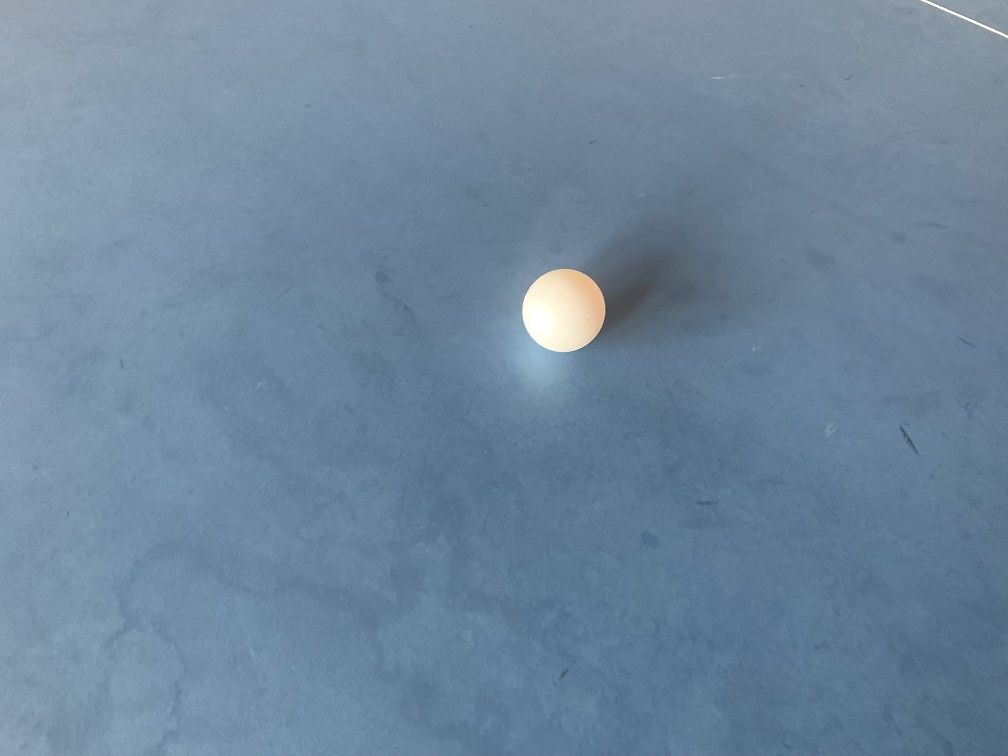
#> input picture Visiontest/balls/Ball1.jpg, 1008 x 756 px, found by its file name; its folder holds only this picture in this run
$ python ball.py
#> lines starting #> are read from the running program, lines starting #| are printed output that depends on the picture; after the words box and inside, x2 and y2 are one past the last pixel; in counts of white or black regions, pixels touching at a corner belong together
#> further down, img is the input picture: shape (756, 1008, 3); mean B, G, R 156.3, 134, 110.4
import cv2 as cv
import numpy as np
import os

def ConvertToGray(img):
    # Converting to grayscale
    img_gray = cv.cvtColor(img, cv.COLOR_BGR2GRAY)
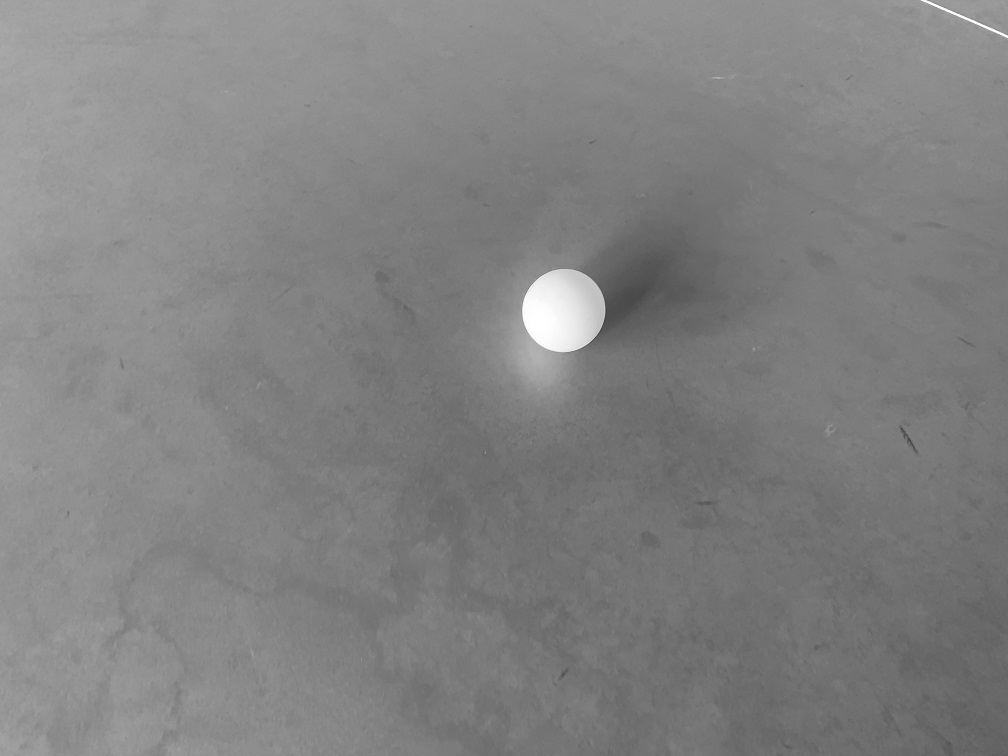
#> img_gray: shape (756, 1008); min 58, max 255, mean 129.5
    img_gray = cv.GaussianBlur(img_gray, (13, 13), cv.BORDER_DEFAULT)
    return img_gray

def DetectCircles(img):
    # Detecting circles
    circles = cv.HoughCircles(img, cv.HOUGH_GRADIENT, 1, 20, param1=50, param2=30, minRadius=15, maxRadius=80)
    return circles

def Threshold(img):
    # Thresholding
    ret, thresh = cv.threshold(img, 150, 255, cv.THRESH_BINARY)
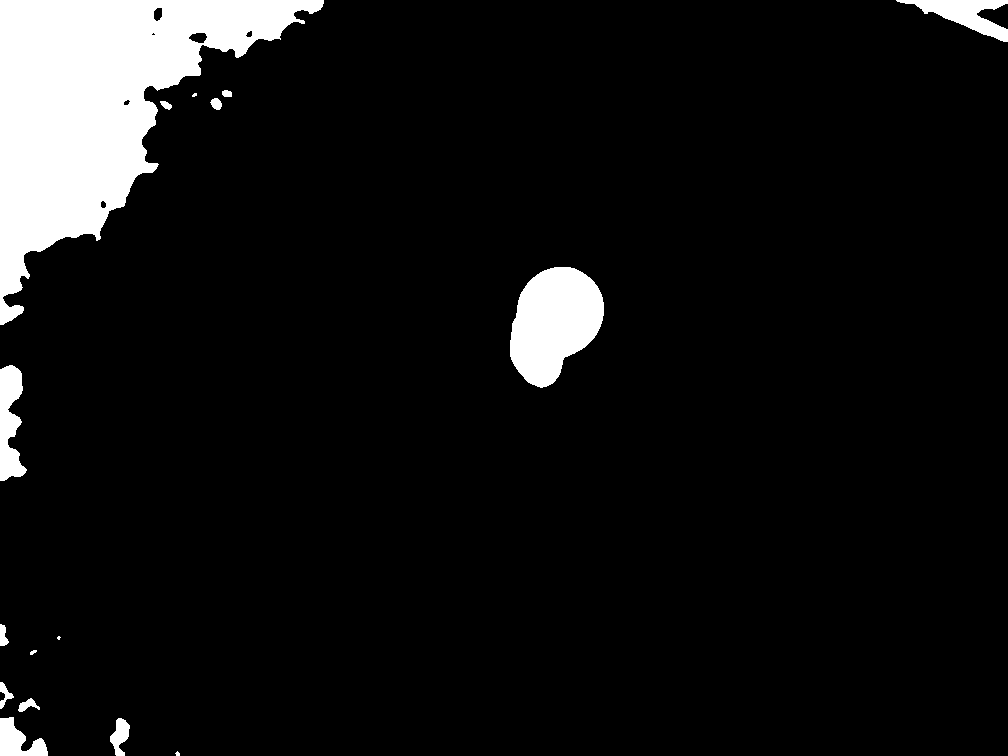
#> thresh: shape (756, 1008); 7.6% white; 16 white regions (3 under 20 px), largest, box (x1, y1, x2, y2) and area: (0, 0, 324, 325) 44026, (510, 267, 604, 388) 7948, (0, 365, 27, 481) 2015
    return thresh

# [4 lines left out: function ConvertHSV, not called in this run]


if __name__ == '__main__':

    # Directory containing the images
    img_dir = "C:/Users/M2-Winterfell/Documents/Code/Unsorted-Works/Visiontest/Balls"

    # Get list of all images in the directory
    img_files = [f for f in os.listdir(img_dir) if f.startswith('Ball') and f.endswith('.jpg')]
    img_files.sort()  # Ensure the images are in order

    for img_file in img_files:
        img_path = os.path.join(img_dir, img_file)

        # Read in an image
        img = cv.imread(img_path)

        # Check if image is loaded correctly
        if img is None:
            print(f"Error: Image {img_file} not loaded!")
            continue

        # Converting to grayscale
        img_gray = ConvertToGray(img)

        # Thresholding
        thresh = Threshold(img_gray)

        circles = DetectCircles(img_gray)
#> in DetectCircles, `circles = cv.HoughCircles(img, cv.HOUGH_GRADIENT, 1, 20, param1=50, pa..`: circles = [[561.5, 309.5, 42.1]]
#> circles = [[561.5, 309.5, 42.1]]

        if circles is not None:
            circles = np.uint16(np.around(circles))
#> circles = [[562, 310, 42]]
            for i in circles[0, :]:
                # draw the outer circle
                cv.circle(img, (i[0], i[1]), i[2], (0, 255, 0), 2)
                # draw the center of the circle
                cv.circle(img, (i[0], i[1]), 2, (0, 0, 255), 3)

                # Print the center coordinates of the circle and the diameter
                print(i[0], i[1], 2 * i[2])
#> this loop made 1 pass
#> (printed output is left out)

        cv.imshow('detected circles', img)

        # Wait for a key press
        key = cv.waitKey(0)
#> (key q is pressed here)

        # If 'q' is pressed, exit the loop
        if key == ord('q'):
            break

    cv.destroyAllWindows()

$ run again, on Visiontest/balls/Ball4.jpg
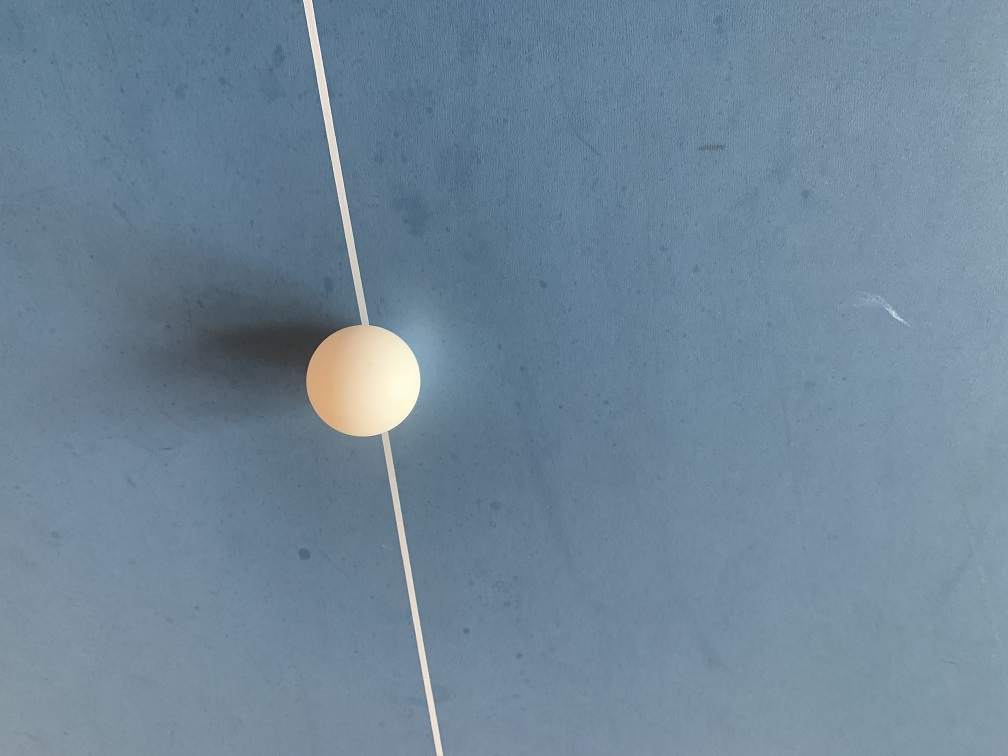
#> input picture Visiontest/balls/Ball4.jpg, 1008 x 756 px, found by its file name
#> img is the input picture: shape (756, 1008, 3); mean B, G, R 152, 134.2, 111.3
#> in ConvertToGray, `img_gray = cv.cvtColor(img, cv.COLOR_BGR2GRAY)`:
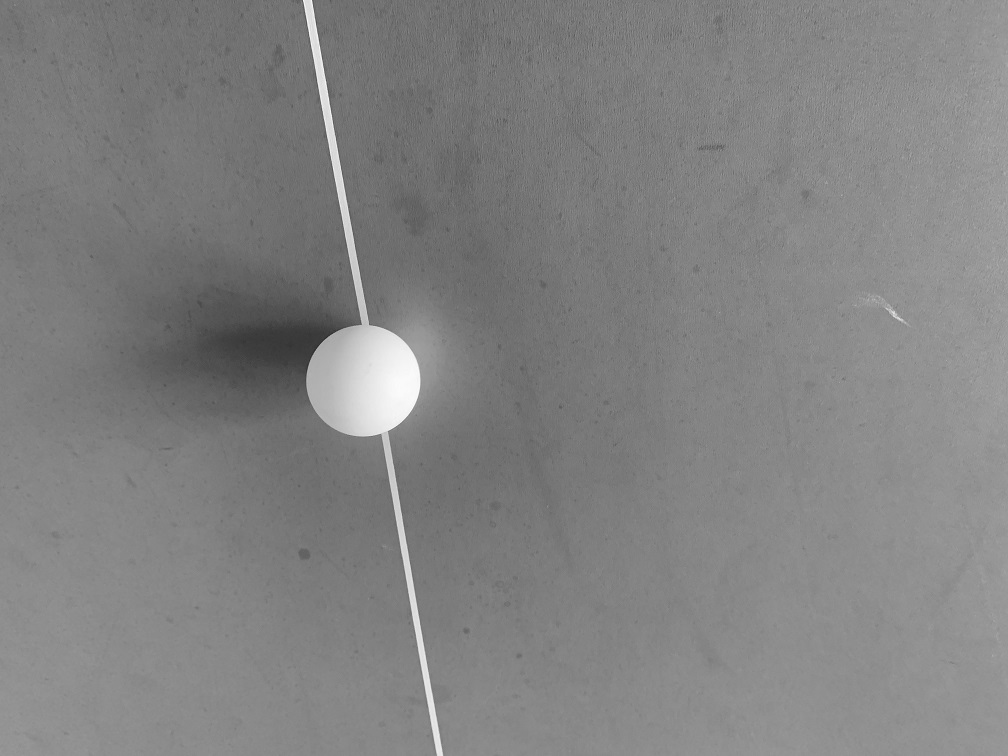
#> img_gray: shape (756, 1008); min 41, max 255, mean 129.4
#> in Threshold, `ret, thresh = cv.threshold(img, 150, 255, cv.THRESH_BINARY)`:
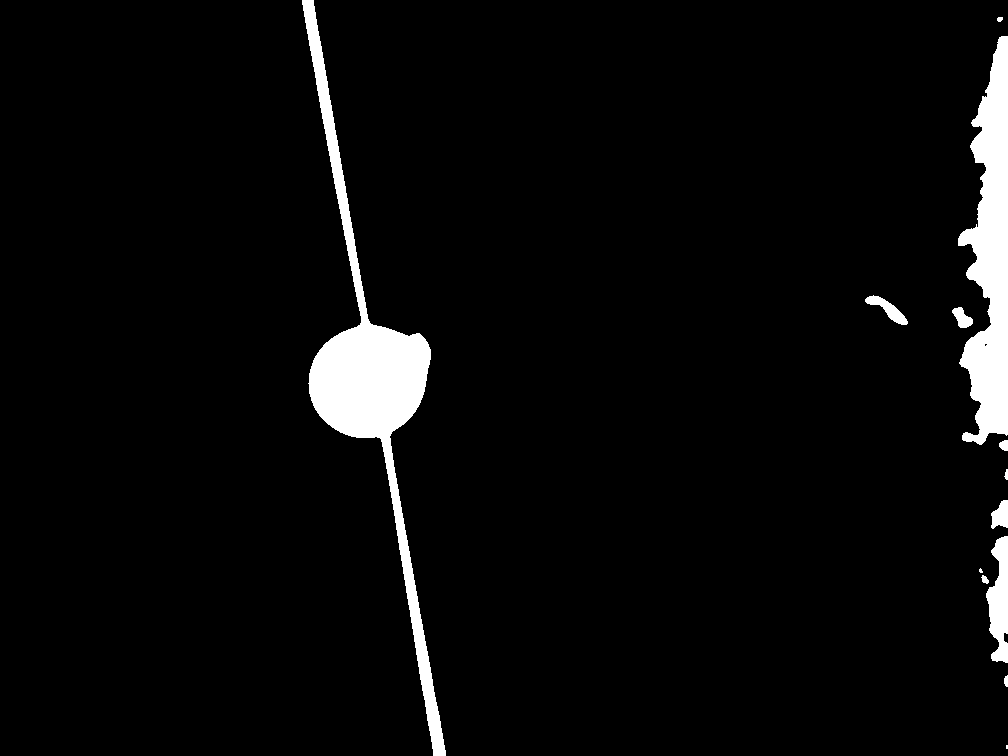
#> thresh: shape (756, 1008); 4.3% white; 13 white regions (2 under 20 px), largest, box (x1, y1, x2, y2) and area: (302, 0, 446, 756) 17538, (958, 36, 1008, 445) 12078, (986, 536, 1008, 663) 1825
#> in DetectCircles, `circles = cv.HoughCircles(img, cv.HOUGH_GRADIENT, 1, 20, param1=50, pa..`: circles = [[363.5, 380.5, 56.2]]
#> `circles = np.uint16(np.around(circles))`: circles = [[364, 380, 56]]
#> the loop `for i in circles[0, :]:` made 1 pass
#> (printed output is left out)

$ run again, on Visiontest/balls/Ball5.jpg
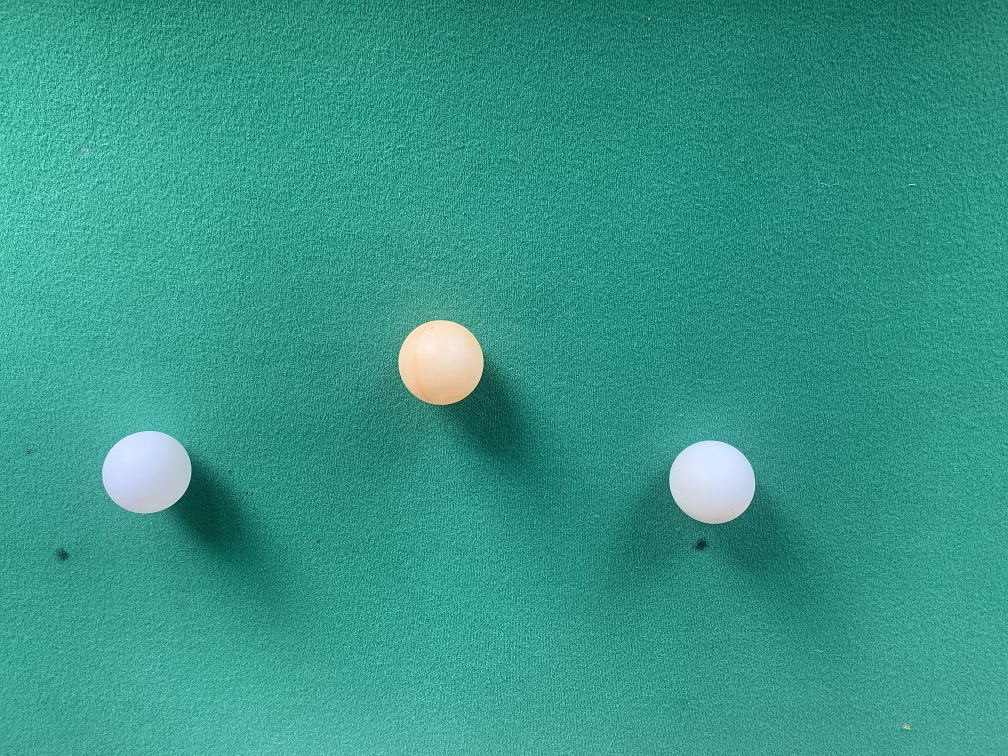
#> input picture Visiontest/balls/Ball5.jpg, 1008 x 756 px, found by its file name
#> img is the input picture: shape (756, 1008, 3); mean B, G, R 137.1, 151.4, 53.1
#> in ConvertToGray, `img_gray = cv.cvtColor(img, cv.COLOR_BGR2GRAY)`:
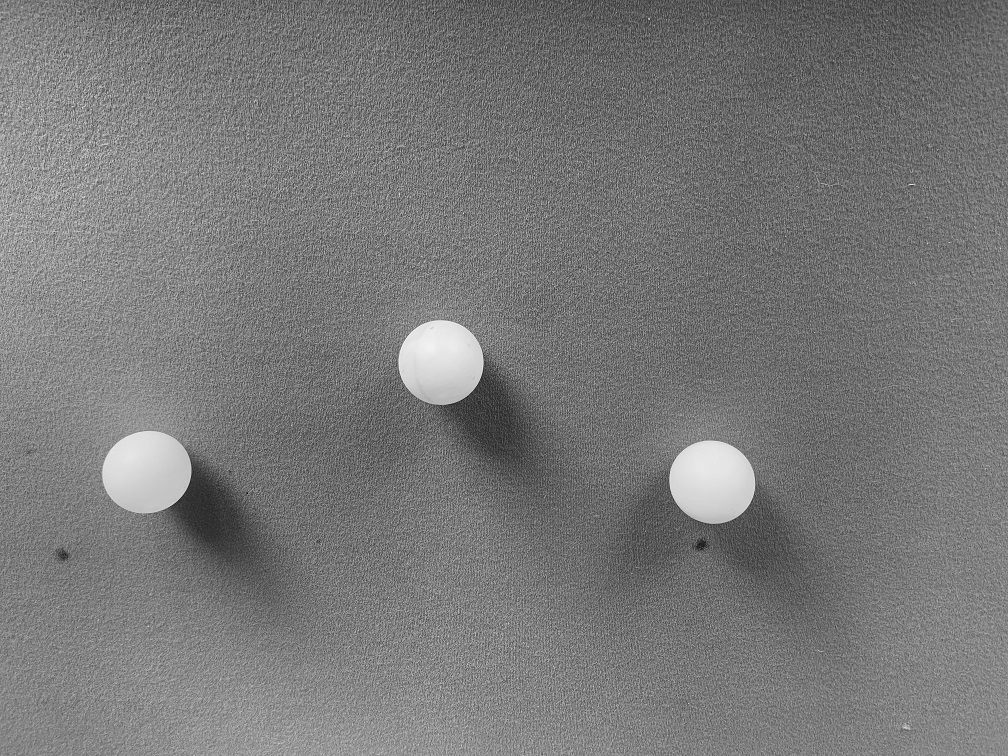
#> img_gray: shape (756, 1008); min 15, max 250, mean 120.4
#> in Threshold, `ret, thresh = cv.threshold(img, 150, 255, cv.THRESH_BINARY)`:
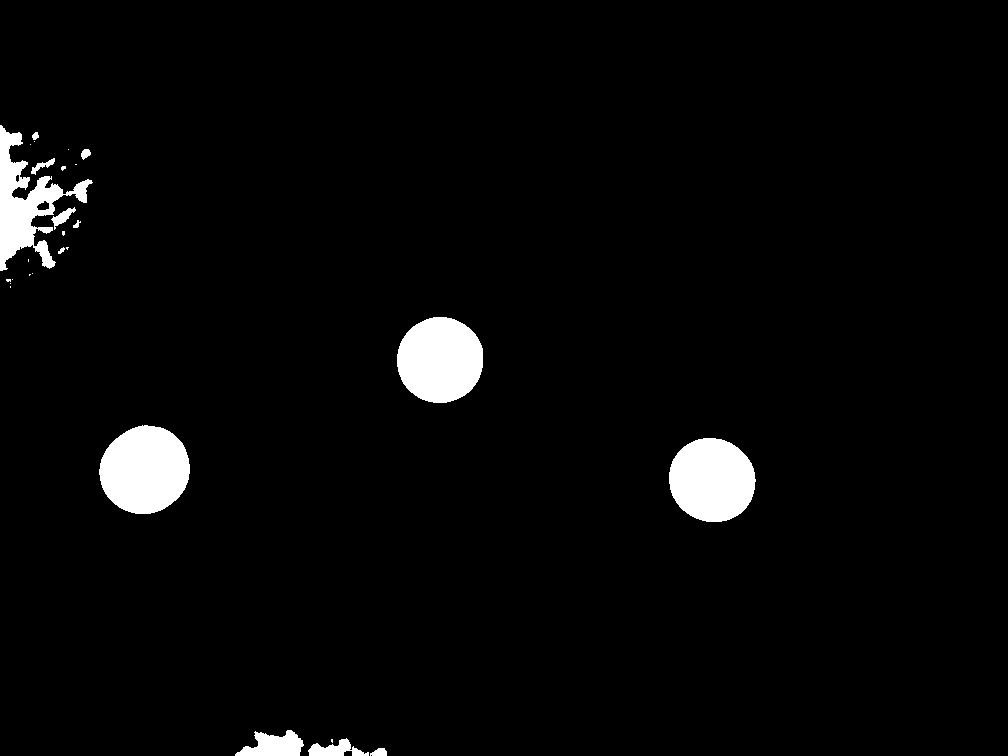
#> thresh: shape (756, 1008); 3.3% white; 28 white regions (15 under 20 px), largest, box (x1, y1, x2, y2) and area: (99, 425, 190, 514) 6244, (397, 317, 483, 403) 5862, (669, 438, 756, 522) 5738
#> in DetectCircles, `circles = cv.HoughCircles(img, cv.HOUGH_GRADIENT, 1, 20, param1=50, pa..`: circles = [[710.5, 483.5, 43.3], [441.5, 361.5, 41.6], [147.5, 477.5, 46.8]]
#> `circles = np.uint16(np.around(circles))`: circles = [[710, 484, 43], [442, 362, 42], [148, 478, 47]]
#> the loop `for i in circles[0, :]:` made 3 passes
#> (printed output is left out)
